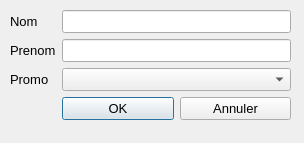
<?xml version="1.0" encoding="UTF-8"?>
<ui version="4.0">
 <class>FenetreEditionClient</class>
 <widget class="QDialog" name="FenetreEditionClient">
  <property name="geometry">
   <rect>
    <x>0</x>
    <y>0</y>
    <width>304</width>
    <height>143</height>
   </rect>
  </property>
  <property name="font">
   <font>
    <pointsize>10</pointsize>
   </font>
  </property>
  <property name="windowTitle">
   <string>Dialog</string>
  </property>
  <widget class="QWidget" name="formLayoutWidget">
   <property name="geometry">
    <rect>
     <x>10</x>
     <y>10</y>
     <width>281</width>
     <height>121</height>
    </rect>
   </property>
   <layout class="QFormLayout" name="formLayout">
    <property name="fieldGrowthPolicy">
     <enum>QFormLayout::AllNonFixedFieldsGrow</enum>
    </property>
    <item row="0" column="1">
     <widget class="QLineEdit" name="nomLineEdit"/>
    </item>
    <item row="1" column="0">
     <widget class="QLabel" name="prenomLabel">
      <property name="text">
       <string>Prenom</string>
      </property>
     </widget>
    </item>
    <item row="1" column="1">
     <widget class="QLineEdit" name="prenomLineEdit"/>
    </item>
    <item row="2" column="0">
     <widget class="QLabel" name="promoLabel">
      <property name="text">
       <string>Promo</string>
      </property>
     </widget>
    </item>
    <item row="2" column="1">
     <widget class="QComboBox" name="promoComboBox"/>
    </item>
    <item row="0" column="0">
     <widget class="QLabel" name="nomLabel">
      <property name="text">
       <string>Nom</string>
      </property>
     </widget>
    </item>
    <item row="3" column="1">
     <layout class="QHBoxLayout" name="horizontalLayout">
      <item>
       <widget class="QPushButton" name="boutonOK">
        <property name="text">
         <string>OK</string>
        </property>
       </widget>
      </item>
      <item>
       <widget class="QPushButton" name="boutonAnnuler">
        <property name="text">
         <string>Annuler</string>
        </property>
       </widget>
      </item>
     </layout>
    </item>
   </layout>
  </widget>
 </widget>
 <resources/>
 <connections/>
</ui>
